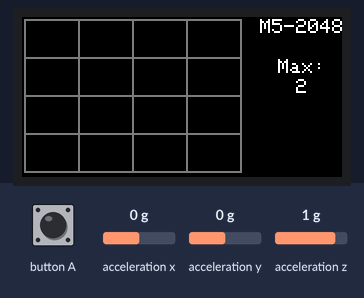
A sketch run on a simulated ESP32. Parts: 160×80 colour display. The test bench sets the inputs (shaded band); at power-on: acceleration x 0 g, acceleration y 0 g, acceleration z 1 g. Random numbers use the default seed unless the sketch sets one.

Above: at 1.3 s.
1.4 s: acceleration x set to -1.4 g
At 2.2 s:
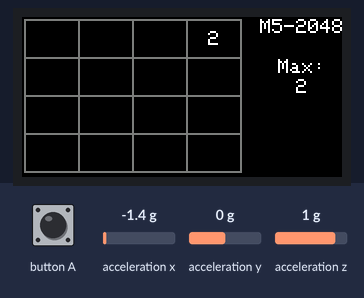
Timing chart, 0 to 4.4 s (numbered marks = the images above; inputs shaded):
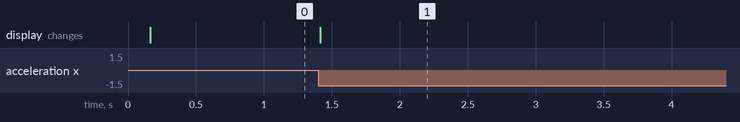

The sketch:

M5_2048.ino
```cpp
#include <M5StickC.h>

uint16_t dF[16] = { 0, 0, 0, 0, 0, 0, 0, 0, 0, 0, 0, 0, 0, 0, 0, 0 };
uint16_t field[16];
uint8_t lS = 0;
bool ch, ca, eN = false;
uint16_t mN = 2;
float aX, aY, aZ = 0;

void dH(int y) {
	M5.Lcd.drawLine(1, y, 109, y, TFT_DARKGREY);
}
void dV(int x) {
	M5.Lcd.drawLine(x, 1, x, 77, TFT_DARKGREY);
}
void dR() {
    int x[] = {1, 20, 39, 58, 77};
	M5.Lcd.fillScreen(TFT_BLACK);
	for (int i = 0; i < 5; i++) {
		dH(x[i]);
		dV(x[i] + 8*i);
	}
}
void dT(int n, int x, int y) {
	if (n > 0)
		M5.Lcd.drawString(String(n), x, y, 1);
}
void dTi() {
	for (int i = 0; i < 16; i++) {
		dT(field[i], 15 + (i%4)*27, 11 + (i/4)*19);
	}
    M5.Lcd.drawString("M5-2048", 140, 5, 1);
    M5.Lcd.drawString("Max:", 140, 25, 1);
    M5.Lcd.drawString(String(mN), 140, 35, 1);
    if (eN) {
        M5.Lcd.drawString("GAME", 140, 60, 1);
        M5.Lcd.drawString("OVER", 140, 70, 1);
    }
}
uint16_t rN() {
    uint16_t i = 0;
    while(!bitRead(mN, i)) { i++; }
	return 1 << random(1, i);
}
bool rA() {
	uint8_t lr[4] = {12, 13, 14, 15};
	uint8_t lr2[4] = {0, 4, 8, 12};
	uint8_t lr3[4] = {0, 1, 2, 3};
	uint8_t lr4[4] = {3, 7, 11, 15};
	if (lS == 1) {
		memcpy(lr, lr2, sizeof lr);
	} else if (lS == 2) {
		memcpy(lr, lr3, sizeof lr);
	} else if (lS == 3) {
		memcpy(lr, lr4, sizeof lr);
	}
	for (byte i = 0; i < 5; i++) {
		byte r = random(0, 4);
		uint8_t x = lr[r];
		lr[r] = lr[0];
		lr[0] = x;
	}
	for (byte i = 0; i < 4; i++) {
		if (field[lr[i]] == 0) {
			field[lr[i]] = rN();
			return true;
		}
	}

	return false;
}
void cN(int m) {
	byte f = 0;
	byte r = 4;
	byte c = 1;
	if (m == 1) { f = 3; r = -1; c = 4; }
	if (m == 2) { f = 12; r = -4; c = 1; }
	if (m == 3) { f = 0; r = 1; c = 4; }
	for (byte i = 0; i < 4; i++) {
		byte column = f + c*i;
        for (byte k = 4; k > 1; k--) {
            for (byte j = 1; j < k; j++) {
                byte row = column + r * j;
                byte row1 = column + r * (j - 1);
                if (field[row1] == 0) {
                    field[row1] = field[row];
                    field[row] = 0;
                } else if (field[row1] == field[row]) {
                    field[row1] = (field[row1] << 1) | 1;
                    field[row] = 0;
                }
            }
        }
	}
    for (byte i = 0; i < 16; i++) {
        if (field[i] > 1) {
            field[i] = (field[i] >> 1) << 1;
            if (field[i] > mN) mN = field[i];
        }
    }
}
void r() {
    memcpy(field, dF, sizeof dF);
    mN = 2;
    ch = false;
    ca = false;
    eN = false;
    dR();
	dTi();
}

void setup() {
	M5.begin();
	M5.Lcd.setRotation(3);
	M5.Axp.ScreenBreath(8);
    M5.MPU6886.Init();
	randomSeed(analogRead(0));

	M5.Lcd.setTextDatum(MC_DATUM);
	M5.Lcd.setTextSize(1);
    r();
}
void loop() {
    if(digitalRead(M5_BUTTON_HOME) == LOW){
        while(digitalRead(M5_BUTTON_HOME) == LOW);
        r();
    }
    M5.MPU6886.getAccelData(&aX,&aY,&aZ);
    if (aX > .6 || aY < -.6 || aX < -.6 || aY > .6 ) {
        if (ca) {
            ch = true;
            if (aX > .6) { lS = 0; }
            else if (aY < -.6) { lS = 1; }
            else if (aX < -.6) { lS = 2; }
            else if (aY > .6) { lS = 3; }
        }
        ca = false;
    } else if (aX < .4 && aX > -.4 && aY < .4 && aY > -.4 ) {
        ca = true;
    }
	if (ch) {
        dR();
		cN(lS);
		if (!rA()) {
			eN = true;
		}
		dTi();
		ch = false;
	}
}
```

Measured:
- after the input at 1.4 s, the display: changes at once (image 1)
